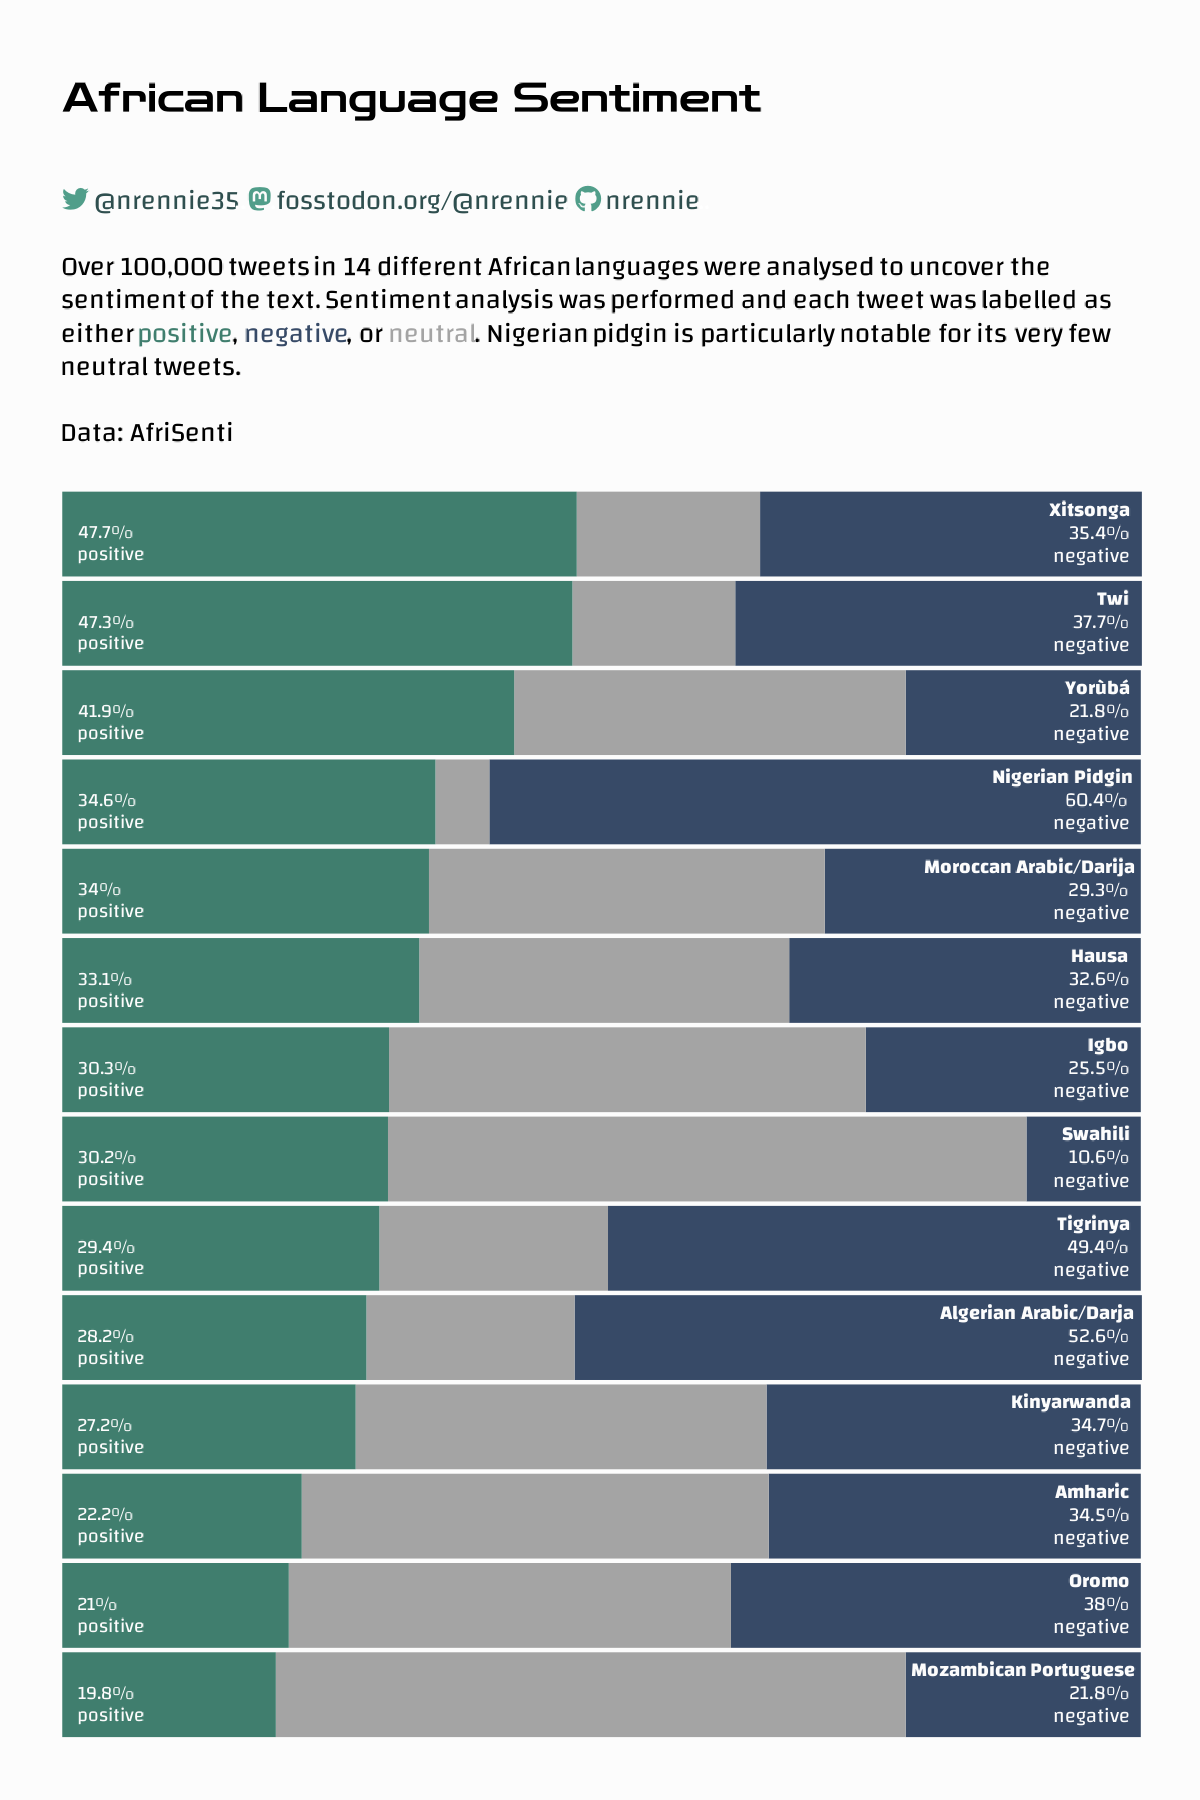

Write the R code that produced this figure.
library(tidyverse)
library(showtext)
library(camcorder)
library(ggtext)
library(glue)
library(nrBrand)

# load fonts
font_add_google("Changa")
font_add_google("Zen Dots")
showtext_auto()

# load data
afrisenti <- readr::read_csv("https://raw.githubusercontent.com/rfordatascience/tidytuesday/master/data/2023/2023-02-28/afrisenti.csv")
languages <- readr::read_csv("https://raw.githubusercontent.com/rfordatascience/tidytuesday/master/data/2023/2023-02-28/languages.csv")
language_scripts <- readr::read_csv("https://raw.githubusercontent.com/rfordatascience/tidytuesday/master/data/2023/2023-02-28/language_scripts.csv")
language_countries <- readr::read_csv("https://raw.githubusercontent.com/rfordatascience/tidytuesday/master/data/2023/2023-02-28/language_countries.csv")
country_regions <- readr::read_csv("https://raw.githubusercontent.com/rfordatascience/tidytuesday/master/data/2023/2023-02-28/country_regions.csv")

# data wrangling
prep_data <- afrisenti |>
  group_by(language_iso_code, label) |>
  summarise(n = n()) |>
  ungroup() |>
  group_by(language_iso_code) |>
  mutate(total = sum(n)) |>
  mutate(perc = round(100 * n / total, 1)) |>
  ungroup()

most_positive <- prep_data |>
  filter(label == "positive") |>
  arrange(desc(perc)) |>
  mutate(language_iso_code = factor(language_iso_code, levels = language_iso_code)) |>
  pull(language_iso_code)

plot_data <- prep_data |>
  left_join(languages, by = "language_iso_code") |>
  mutate(language_iso_code = factor(language_iso_code, levels = most_positive)) |>
  arrange(language_iso_code) |>
  mutate(language = factor(language, levels = rev(unique(language)))) |>
  select(language, label, perc)

# start recording
gg_record(
  dir = file.path("2023", "2023-02-28", "recording"), # where to save the recording
  device = "png", # device to use to save images
  width = 4, # width of saved image
  height = 6, # height of saved image
  units = "in", # units for width and height
  dpi = 300 # dpi to use when saving image
)

# colours
my_cols <- c(
  "positive" = "#407e6e",
  "neutral" = "#a4a4a4",
  "negative" = "#374A67",
  "bg" = "#fcfcfc"
)

# subtitle
social <- "<span style='font-family:\"Font Awesome 6 Brands\";color:#519E8A;'>&#xf099;</span><span style='color:white;'>.</span><span style='font-family:Changa;color:#2F4F4F;'>@nrennie35</span><span style='color:white;'>..</span><span style='font-family:\"Font Awesome 6 Brands\";color:#519E8A;'>&#xf4f6;</span><span style='color:white;'>.</span><span style='font-family:Changa;color:#2F4F4F;'>fosstodon.org/@nrennie</span><span style='color:white;'>..</span><span style='font-family:\"Font Awesome 6 Brands\";color:#519E8A;'>&#xf09b;</span><span style='color:white;'>.</span><span style='font-family:Changa;color:#2F4F4F;'>nrennie</span><span style='color:white;'>..</span>"
st <- glue("Over 100,000 tweets in 14 different African languages were analysed to uncover
the sentiment of the text. Sentiment analysis was performed and each tweet was labelled
as either <span style='color:{my_cols['positive']};'>positive</span>, 
<span style='color:{my_cols['negative']};'>negative</span>, or 
<span style='color:{my_cols['neutral']};'>neutral</span>. Nigerian
pidgin is particularly notable for its very few neutral tweets.<br><br>
Data: AfriSenti")
cap <- glue("{social}<br><br>{st}")

# plot
ggplot() +
  geom_col(
    data = plot_data,
    mapping = aes(x = perc, y = language, fill = label),
    width = 0.95
  ) +
  geom_richtext(
    data = filter(plot_data, label == "positive"),
    mapping = aes(
      x = 0.1,
      y = language,
      label = paste0("<br>", perc, "%<br>positive</i></p>")
    ),
    colour = my_cols["bg"],
    fill = NA,
    lineheight = 0.37,
    hjust = 0,
    size = 5,
    family = "Changa",
    label.color = NA
  ) +
  geom_richtext(
    data = filter(plot_data, label == "negative"),
    mapping = aes(
      x = 100,
      y = language,
      label = paste0("<p style='font-size: 20px;'>", "<b>",language,"</b>", "<br><i>", perc, "%<br>negative</i></p>")
    ),
    colour = my_cols["bg"],
    fill = NA,
    lineheight = 0.37,
    hjust = 0.96,
    size = 5,
    family = "Changa",
    label.color = NA
  ) +
  scale_fill_manual(values = my_cols) +
  labs(
    x = "",
    title = "African Language Sentiment",
    subtitle = cap
  ) +
  coord_cartesian(expand = FALSE) +
  theme_minimal(base_size = 20, base_family = "Changa",) +
  theme(
    legend.position = "none",
    plot.title.position = "plot",
    plot.title = element_textbox_simple(
      family = "Zen Dots",
      size = rel(1.5),
      margin = margin(10, 5, 10, 5)
    ),
    plot.subtitle = element_textbox_simple(
      lineheight = 0.4,
      margin = margin(10, 5, 15, 5)
    ),
    axis.text = element_blank(),
    axis.title.y = element_blank(),
    axis.ticks = element_blank(),
    panel.grid = element_blank(),
    plot.margin = margin(10, 14, 0, 10),
    plot.background = element_rect(fill = my_cols["bg"], colour = my_cols["bg"]),
    panel.background = element_rect(fill = my_cols["bg"], colour = my_cols["bg"])
  )

# save gif
gg_playback(
  name = file.path("2023", "2023-02-28", "20230228.gif"),
  first_image_duration = 4,
  last_image_duration = 20,
  frame_duration = .25,
  background = my_cols["bg"]
)
